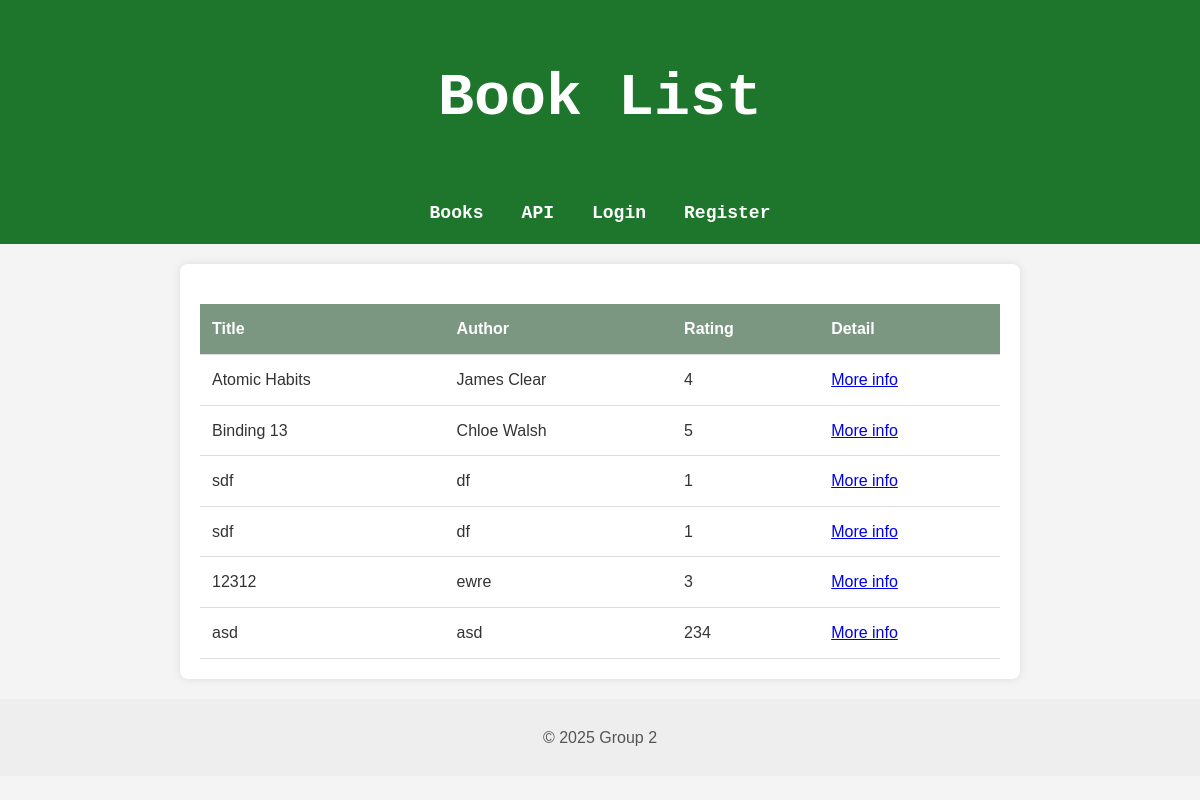
Before: / with the older database file.
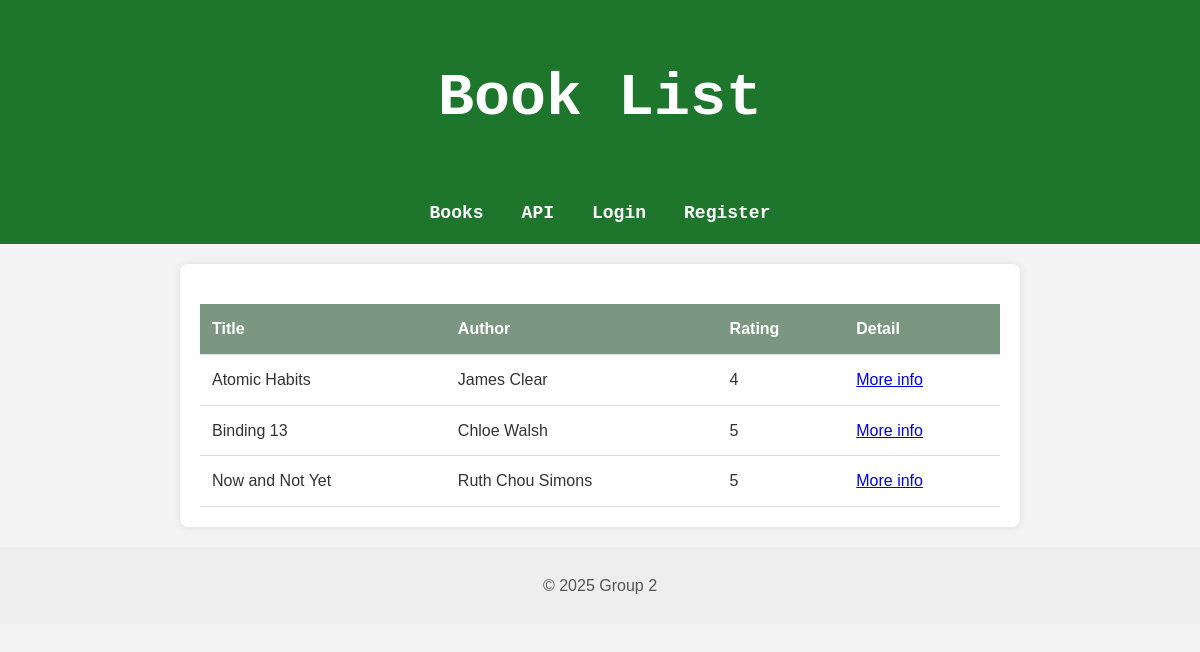
After: the same page with the newer database file.
### books/models.py (models this page shows, shortened)
class Book (models.Model):
    title = models.CharField(max_length=200)
    author = models.CharField(max_length=200)
    year = models.IntegerField()
    rating = models.IntegerField()
    description = models.TextField(null=True,blank=True)
    user = models.ForeignKey(User, on_delete=models.CASCADE, null=True)

### books/views.py (the view)
# urls.py: path('', views.homepage, name='homepage'),
def homepage(request):
    books = Book.objects.all()
    return render(request,'books/homepage.html', {'books':books})

### books/templates/books/homepage.html
<!DOCTYPE html>
{% extends "base.html" %}
{% block header %}
Book List
{% endblock %}
{% block content %}
{% if books %}
<table >
    <thead>
        <tr>
            <th>Title</th>
            <th>Author</th>
            <th>Rating</th>
            <th>Detail</th>
        </tr>
    </thead>
    <tbody>
        {% for book in books %}
        <tr>
            <td>{{ book.title }}</td>
            <td>{{ book.author }}</td>
            <td>{{ book.rating }}</td>
            <td>
                <a href="{% url 'book_detail' book.id %}" >More info</a>
            </td>
        </tr>
        {% endfor %}
    </tbody>
</table>
{% else %}
<p>No books available.</p>
{% endif %}
{% endblock %}

### bookstore/templates/base.html (shortened to what this page needs)
{% load static %}
<!DOCTYPE html>
<html>
<body>
    <header>
        <link rel="stylesheet" href="{% static 'styles.css' %}">
        <h1>{%block header%}  {%endblock%}</h1>
        <nav>
            <a href="/">Books</a>
            <a href="{% url 'book-list-create' %}">API</a>
            {% if user.is_authenticated %}
            <a href="{% url 'add_book' %}">Add Book</a>
            <span> User: {{ user.username  }} </span>
            <form action="{% url 'logout' %}" method="post" style="display: inline;">
                {% csrf_token %}
                <button type="submit">Logout</button>
            </form>
            {% else %}
            <a href="{% url 'login' %}">Login</a>
            <a href="{% url 'register' %}">Register</a>
            {% endif %}
        </nav>
    </header>
    <main>
        {% block content %}{% endblock %}
    </main>
    <footer>
        <p>&copy; 2025 Group 2</p>
    </footer>
</body>
</html>

### static/styles.css (style rules this page uses)
body { font-family: Arial, sans-serif; line-height: 1.6; margin: 0; padding: 0; background-color: #f4f4f4; color: #333; }
header { background-color: #1d762c; color: white; margin-top:0px; padding:10px; text-align: center; font-size: 30px; font-family:monospace }
nav a { color: white; text-decoration: none; margin: 0 10px; font-weight: bold; font-size: 18px; }
main { max-width: 800px; margin: 20px auto; padding: 20px; background-color: white; border-radius: 8px; box-shadow: 0 0 10px rgba(0,0,0,0.1); }
footer { text-align: center; padding: 10px 0; background-color: #eee; color: #555; }
table { width: 100%; border-collapse: collapse; margin-top: 20px; }
table th, table td { padding: 12px; text-align: left; border-bottom: 1px solid #ddd; }
table th { background-color: #7b9781; color: white; }

Changed rows visible on the page:
removed Book: title "sdf", author "df", rating "1"
removed Book: title "sdf", author "df", rating "1"
removed Book: title "12312", author "ewre", rating "3"
removed Book: title "asd", author "asd", rating "234"
added Book: title "Now and Not Yet", author "Ruth Chou Simons", rating "5"
